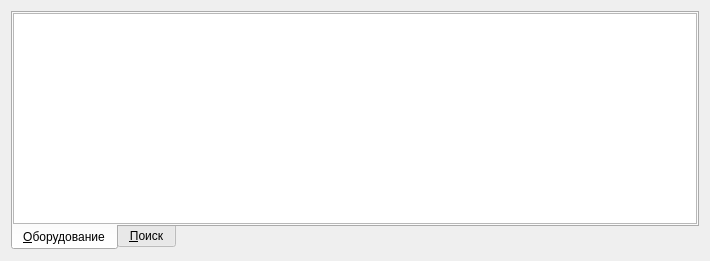
<?xml version="1.0" encoding="UTF-8"?>
<ui version="4.0">
 <class>EquipmentPopup</class>
 <widget class="QDialog" name="EquipmentPopup">
  <property name="geometry">
   <rect>
    <x>0</x>
    <y>0</y>
    <width>710</width>
    <height>242</height>
   </rect>
  </property>
  <property name="windowTitle">
   <string>Dialog</string>
  </property>
  <layout class="QGridLayout" name="gridLayout_2">
   <item row="0" column="0">
    <widget class="QTabWidget" name="tabWidget">
     <property name="tabPosition">
      <enum>QTabWidget::South</enum>
     </property>
     <property name="currentIndex">
      <number>0</number>
     </property>
     <widget class="QWidget" name="tabEquipment">
      <attribute name="title">
       <string>&amp;Оборудование</string>
      </attribute>
      <layout class="QGridLayout" name="gridLayout">
       <property name="margin">
        <number>0</number>
       </property>
       <property name="spacing">
        <number>0</number>
       </property>
       <item row="0" column="0">
        <widget class="CTableView" name="tblEquipment"/>
       </item>
      </layout>
     </widget>
     <widget class="QWidget" name="tabFind">
      <attribute name="title">
       <string>&amp;Поиск</string>
      </attribute>
      <layout class="QGridLayout" name="gridLayout_3">
       <item row="7" column="1">
        <widget class="QDialogButtonBox" name="buttonBox">
         <property name="standardButtons">
          <set>QDialogButtonBox::Apply|QDialogButtonBox::Reset</set>
         </property>
        </widget>
       </item>
       <item row="6" column="0" colspan="2">
        <spacer name="verticalSpacer">
         <property name="orientation">
          <enum>Qt::Vertical</enum>
         </property>
         <property name="sizeHint" stdset="0">
          <size>
           <width>20</width>
           <height>40</height>
          </size>
         </property>
        </spacer>
       </item>
       <item row="7" column="0">
        <spacer name="horizontalSpacer">
         <property name="orientation">
          <enum>Qt::Horizontal</enum>
         </property>
         <property name="sizeHint" stdset="0">
          <size>
           <width>40</width>
           <height>20</height>
          </size>
         </property>
        </spacer>
       </item>
       <item row="1" column="0">
        <widget class="QCheckBox" name="chkReleaseDate">
         <property name="sizePolicy">
          <sizepolicy hsizetype="Minimum" vsizetype="Fixed">
           <horstretch>0</horstretch>
           <verstretch>0</verstretch>
          </sizepolicy>
         </property>
         <property name="text">
          <string>Период выпуска</string>
         </property>
        </widget>
       </item>
       <item row="1" column="1">
        <widget class="QWidget" name="widget" native="true">
         <property name="sizePolicy">
          <sizepolicy hsizetype="Expanding" vsizetype="Preferred">
           <horstretch>0</horstretch>
           <verstretch>0</verstretch>
          </sizepolicy>
         </property>
         <layout class="QHBoxLayout" name="horizontalLayout">
          <property name="spacing">
           <number>0</number>
          </property>
          <property name="margin">
           <number>0</number>
          </property>
          <item>
           <widget class="QLabel" name="lblReleaseDateFrom">
            <property name="text">
             <string>С: </string>
            </property>
           </widget>
          </item>
          <item>
           <widget class="CDateEdit" name="edtReleaseDateFrom">
            <property name="enabled">
             <bool>false</bool>
            </property>
           </widget>
          </item>
          <item>
           <widget class="QLabel" name="lblReleaseDateTo">
            <property name="text">
             <string>По: </string>
            </property>
           </widget>
          </item>
          <item>
           <widget class="CDateEdit" name="edtReleaseDateTo">
            <property name="enabled">
             <bool>false</bool>
            </property>
           </widget>
          </item>
          <item>
           <spacer name="horizontalSpacer_2">
            <property name="orientation">
             <enum>Qt::Horizontal</enum>
            </property>
            <property name="sizeHint" stdset="0">
             <size>
              <width>40</width>
              <height>20</height>
             </size>
            </property>
           </spacer>
          </item>
         </layout>
        </widget>
       </item>
       <item row="2" column="0">
        <widget class="QCheckBox" name="chkEquipmentType">
         <property name="sizePolicy">
          <sizepolicy hsizetype="Minimum" vsizetype="Fixed">
           <horstretch>0</horstretch>
           <verstretch>0</verstretch>
          </sizepolicy>
         </property>
         <property name="text">
          <string>Тип оборудования</string>
         </property>
        </widget>
       </item>
       <item row="2" column="1">
        <widget class="CRBComboBox" name="cmbEquipmentType">
         <property name="enabled">
          <bool>false</bool>
         </property>
         <property name="sizePolicy">
          <sizepolicy hsizetype="Expanding" vsizetype="Fixed">
           <horstretch>1</horstretch>
           <verstretch>0</verstretch>
          </sizepolicy>
         </property>
        </widget>
       </item>
       <item row="3" column="0">
        <widget class="QCheckBox" name="chkModel">
         <property name="sizePolicy">
          <sizepolicy hsizetype="Minimum" vsizetype="Fixed">
           <horstretch>0</horstretch>
           <verstretch>0</verstretch>
          </sizepolicy>
         </property>
         <property name="text">
          <string>Модель</string>
         </property>
        </widget>
       </item>
       <item row="4" column="0">
        <widget class="QCheckBox" name="chkInventoryNumber">
         <property name="sizePolicy">
          <sizepolicy hsizetype="Minimum" vsizetype="Fixed">
           <horstretch>0</horstretch>
           <verstretch>0</verstretch>
          </sizepolicy>
         </property>
         <property name="text">
          <string>Инвент. номер</string>
         </property>
        </widget>
       </item>
       <item row="5" column="0">
        <widget class="QCheckBox" name="chkStatus">
         <property name="sizePolicy">
          <sizepolicy hsizetype="Minimum" vsizetype="Fixed">
           <horstretch>0</horstretch>
           <verstretch>0</verstretch>
          </sizepolicy>
         </property>
         <property name="text">
          <string>Статус</string>
         </property>
        </widget>
       </item>
       <item row="3" column="1">
        <widget class="QLineEdit" name="edtModel">
         <property name="enabled">
          <bool>false</bool>
         </property>
        </widget>
       </item>
       <item row="4" column="1">
        <widget class="QLineEdit" name="edtInventoryNumber">
         <property name="enabled">
          <bool>false</bool>
         </property>
        </widget>
       </item>
       <item row="5" column="1">
        <widget class="QComboBox" name="cmbStatus">
         <property name="enabled">
          <bool>false</bool>
         </property>
         <property name="sizePolicy">
          <sizepolicy hsizetype="Expanding" vsizetype="Fixed">
           <horstretch>0</horstretch>
           <verstretch>0</verstretch>
          </sizepolicy>
         </property>
         <item>
          <property name="text">
           <string>Не работает</string>
          </property>
         </item>
         <item>
          <property name="text">
           <string>Работает</string>
          </property>
         </item>
        </widget>
       </item>
       <item row="0" column="0">
        <widget class="QCheckBox" name="chkName">
         <property name="text">
          <string>Наименование</string>
         </property>
        </widget>
       </item>
       <item row="0" column="1">
        <widget class="QLineEdit" name="edtName">
         <property name="enabled">
          <bool>false</bool>
         </property>
        </widget>
       </item>
      </layout>
     </widget>
    </widget>
   </item>
  </layout>
 </widget>
 <customwidgets>
  <customwidget>
   <class>CTableView</class>
   <extends>QTableView</extends>
   <header>library/TableView.h</header>
  </customwidget>
  <customwidget>
   <class>CRBComboBox</class>
   <extends>QComboBox</extends>
   <header>library/crbcombobox.h</header>
  </customwidget>
  <customwidget>
   <class>CDateEdit</class>
   <extends>QDateEdit</extends>
   <header>library/DateEdit</header>
  </customwidget>
 </customwidgets>
 <resources/>
 <connections>
  <connection>
   <sender>chkReleaseDate</sender>
   <signal>clicked(bool)</signal>
   <receiver>edtReleaseDateFrom</receiver>
   <slot>setEnabled(bool)</slot>
   <hints>
    <hint type="sourcelabel">
     <x>119</x>
     <y>54</y>
    </hint>
    <hint type="destinationlabel">
     <x>195</x>
     <y>55</y>
    </hint>
   </hints>
  </connection>
  <connection>
   <sender>chkReleaseDate</sender>
   <signal>clicked(bool)</signal>
   <receiver>edtReleaseDateTo</receiver>
   <slot>setEnabled(bool)</slot>
   <hints>
    <hint type="sourcelabel">
     <x>65</x>
     <y>53</y>
    </hint>
    <hint type="destinationlabel">
     <x>289</x>
     <y>50</y>
    </hint>
   </hints>
  </connection>
  <connection>
   <sender>chkEquipmentType</sender>
   <signal>clicked(bool)</signal>
   <receiver>cmbEquipmentType</receiver>
   <slot>setEnabled(bool)</slot>
   <hints>
    <hint type="sourcelabel">
     <x>100</x>
     <y>83</y>
    </hint>
    <hint type="destinationlabel">
     <x>176</x>
     <y>82</y>
    </hint>
   </hints>
  </connection>
  <connection>
   <sender>chkModel</sender>
   <signal>clicked(bool)</signal>
   <receiver>edtModel</receiver>
   <slot>setEnabled(bool)</slot>
   <hints>
    <hint type="sourcelabel">
     <x>65</x>
     <y>113</y>
    </hint>
    <hint type="destinationlabel">
     <x>180</x>
     <y>112</y>
    </hint>
   </hints>
  </connection>
  <connection>
   <sender>chkInventoryNumber</sender>
   <signal>clicked(bool)</signal>
   <receiver>edtInventoryNumber</receiver>
   <slot>setEnabled(bool)</slot>
   <hints>
    <hint type="sourcelabel">
     <x>67</x>
     <y>137</y>
    </hint>
    <hint type="destinationlabel">
     <x>174</x>
     <y>139</y>
    </hint>
   </hints>
  </connection>
  <connection>
   <sender>chkStatus</sender>
   <signal>clicked(bool)</signal>
   <receiver>cmbStatus</receiver>
   <slot>setEnabled(bool)</slot>
   <hints>
    <hint type="sourcelabel">
     <x>53</x>
     <y>163</y>
    </hint>
    <hint type="destinationlabel">
     <x>176</x>
     <y>162</y>
    </hint>
   </hints>
  </connection>
  <connection>
   <sender>chkName</sender>
   <signal>clicked(bool)</signal>
   <receiver>edtName</receiver>
   <slot>setEnabled(bool)</slot>
   <hints>
    <hint type="sourcelabel">
     <x>112</x>
     <y>26</y>
    </hint>
    <hint type="destinationlabel">
     <x>176</x>
     <y>26</y>
    </hint>
   </hints>
  </connection>
 </connections>
</ui>
